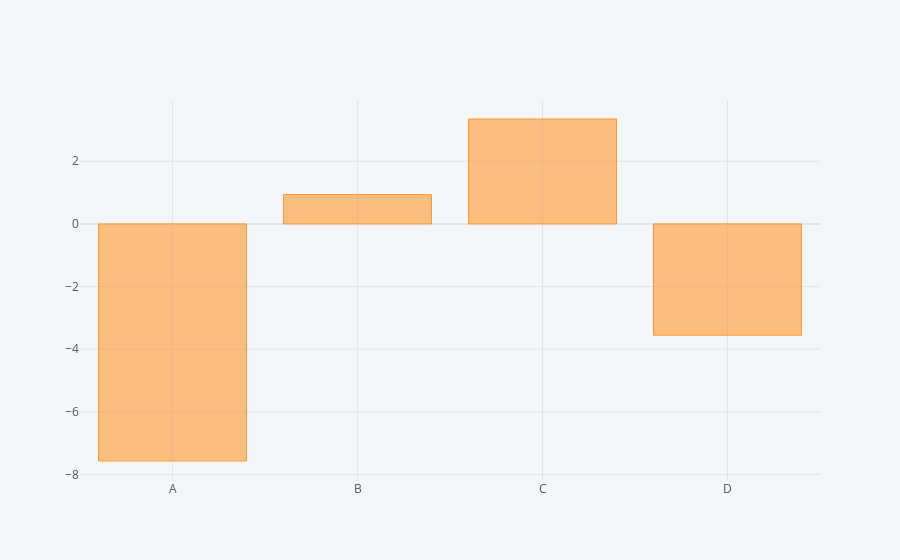

Here is the notebook cell this chart was saved with:
### Code cell
df.sum().iplot(kind='bar')

### Figure 1 — Plotly figure (JSON) as saved in the notebook; plotly's stock layout.template omitted (floating-point values rounded to 4 significant figures)
{"data": [{"marker": {"color": "rgba(255, 153, 51, 0.6)", "line": {"color": "rgba(255, 153, 51, 1.0)", "width": 1}}, "name": "None", "orientation": "v", "text": "", "type": "bar", "x": ["A", "B", "C", "D"], "y": [-7.569, 0.9372, 3.348, -3.553]}], "layout": {"legend": {"bgcolor": "#F5F6F9", "font": {"color": "#4D5663"}}, "paper_bgcolor": "#F5F6F9", "plot_bgcolor": "#F5F6F9", "title": {"font": {"color": "#4D5663"}}, "xaxis": {"gridcolor": "#E1E5ED", "showgrid": true, "tickfont": {"color": "#4D5663"}, "title": {"font": {"color": "#4D5663"}, "text": ""}, "zerolinecolor": "#E1E5ED"}, "yaxis": {"gridcolor": "#E1E5ED", "showgrid": true, "tickfont": {"color": "#4D5663"}, "title": {"font": {"color": "#4D5663"}, "text": ""}, "zerolinecolor": "#E1E5ED"}}}
